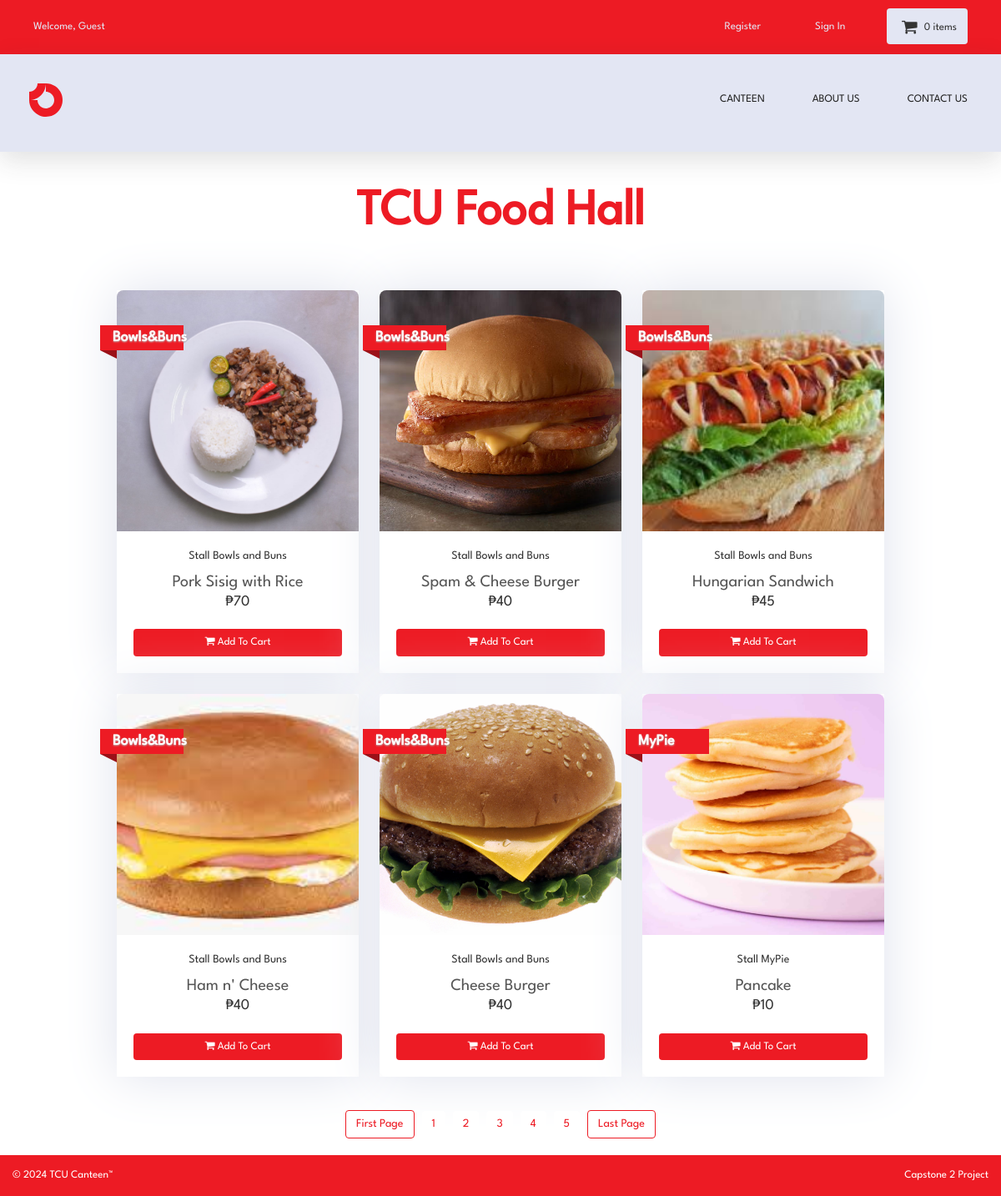
The page /shop.php on the database its author committed.
### tables this page shows
CREATE TABLE `products` (
  `product_id` int(10) NOT NULL,
  `p_cat_id` int(10) NOT NULL,
  `cat_id` int(10) NOT NULL,
  `manufacturer_id` int(10) NOT NULL,
  `date` timestamp NOT NULL DEFAULT current_timestamp() ON UPDATE current_timestamp(),
  `product_title` text NOT NULL,
  `product_url` text NOT NULL,
  `product_img1` text NOT NULL,
  `product_img2` text NOT NULL,
  `product_img3` text NOT NULL,
  `product_price` int(10) NOT NULL,
  `product_psp_price` int(100) NOT NULL,
  `product_desc` text NOT NULL,
  `product_keywords` text NOT NULL,
  `product_label` text NOT NULL,
  `status` varchar(255) NOT NULL
);

CREATE TABLE `manufacturers` (
  `manufacturer_id` int(10) NOT NULL,
  `manufacturer_title` text NOT NULL,
  `contact` bigint(11) NOT NULL
);

### functions/functions.php (the view, shortened to what this page needs)
<?php
$db = mysqli_connect("localhost","root","","tcu_canteen");
function getRealUserIp(){
    switch(true){
        default : return $_SERVER['REMOTE_ADDR'];
    }
}
function items(){
    global $db;
    $ip_add = getRealUserIp();
    $get_items = "select * from cart where ip_add='$ip_add'";
    $run_items = mysqli_query($db,$get_items);
    $count_items = mysqli_num_rows($run_items);
    echo $count_items;
}
function getProducts(){
    global $db;
    $aWhere = array();
    $per_page=6;
    if(isset($_GET['page'])){
        $page = $_GET['page'];
    } else {
        $page=1;
    }
    $start_from = ($page-1) * $per_page ;
    $sLimit = " order by 1 DESC LIMIT $start_from,$per_page";
    $sWhere = (count($aWhere)>0?' WHERE '.implode(' or ',$aWhere):'').$sLimit;
    $get_products = "select * from products  ".$sWhere;
    $run_products = mysqli_query($db,$get_products);
    while($row_products=mysqli_fetch_array($run_products)){
        $pro_title = $row_products['product_title'];
        $pro_price = $row_products['product_price'];
        $pro_img1 = $row_products['product_img1'];
        $pro_label = $row_products['product_label'];
        $manufacturer_id = $row_products['manufacturer_id'];
        $get_manufacturer = "select * from manufacturers where manufacturer_id='$manufacturer_id'";
        $run_manufacturer = mysqli_query($db,$get_manufacturer);
        $row_manufacturer = mysqli_fetch_array($run_manufacturer);
        $manufacturer_name = $row_manufacturer['manufacturer_title'];
        $pro_psp_price = $row_products['product_psp_price'];
        $pro_url = $row_products['product_url'];
        if($pro_label == "Sale" or $pro_label == "Gift"){
            $product_price = "<del> ₱$pro_price</del>";
            $product_psp_price = " | ₱$pro_psp_price";
        }
        else{
            $product_psp_price = "";
            $product_price = "₱$pro_price";
        }
        if($pro_label == ""){ }
        else{
            $product_label = "
            <a class='label sale' href='#' style='color:black;'>
                <div class='thelabel'>$pro_label</div>
                <div class='label-background'> </div>
            </a>
            ";
        }
        echo "
        <div class='col-md-4 col-sm-6 single' >
            <div class='product' >
                <a href='$pro_url' >
                    <img src='./admin/product_images/food/$pro_img1' class='img-responsive' >
                </a>
                <div class='text'>
                    <p class='manufacturer_name'>$manufacturer_name </p>
                    <div class='product_details'>
                        <h3><a href='$pro_url' >$pro_title</a></h3>
                        <p class='price' > $product_price $product_psp_price </p>
                    </div>
                    <p class='buttons' >
                        <a href='$pro_url' class='btn add_cart'>
                            <i class='fa fa-shopping-cart'></i> Add To Cart
                        </a>
                    </p>
                </div>
                $product_label
            </div>
        </div>
        ";
    }
}
function getPaginator(){
    $per_page = 6;
    global $db;
    $aWhere = array();
    $aPath = '';
    $sWhere = (count($aWhere)>0?' WHERE '.implode(' or ',$aWhere):'');
    $query = "select * from products ".$sWhere;
    $result = mysqli_query($db,$query);
    $total_records = mysqli_num_rows($result);
    $total_pages = ceil($total_records / $per_page);
    echo "<li><a href='shop.php?page=1";
    if(!empty($aPath)){ echo "&".$aPath; }
    echo "' >".'First Page'."</a></li>";
    for ($i=1; $i<=$total_pages; $i++){
        echo "<li><a href='shop.php?page=".$i.(!empty($aPath)?'&'.$aPath:'')."' >".$i."</a></li>";
    };
    echo "<li><a href='shop.php?page=$total_pages";
    if(!empty($aPath)){ echo "&".$aPath; }
    echo "' >".'Last Page'."</a></li>";
}
?>

### includes/header.php (shortened to what this page needs)
<!DOCTYPE html>
<html lang="en">
<head>
  <link href="styles/bootstrap.min.css" rel="stylesheet">
  <link href="styles/backend.css" rel="stylesheet">
  <link href="styles/style.css" rel="stylesheet">
  <link href="styles/login.css" rel="stylesheet">
  <link href="styles/products.css" rel="stylesheet">
  <link href="styles/cart.css" rel="stylesheet">
  <link href="styles/product_details.css" rel="stylesheet">
  <link href="styles/register_form.css" rel="stylesheet">
  <link href="styles/pagination.css" rel="stylesheet">
  <link href="styles/payment.css" rel="stylesheet">
  <link href="styles/confirm.css" rel="stylesheet">
  <link href="styles/forgot_pass.css" rel="stylesheet">
  <link href="styles/contact.css" rel="stylesheet">
  <link href="styles/about.css" rel="stylesheet">
  <link href="font-awesome/css/font-awesome.min.css" rel="stylesheet">

### includes/main.php
</head>
<body>
  <header class="page-header">
    <div class="page-header__topline">
      <div class="container clearfix">
        <div class="currency">
          <a class="currency__change" href="customer/my_account.php?my_orders">
            <?php
          if(!isset($_SESSION['customer_email'])){
          echo "Welcome,  Guest";
          }
          else
          {
              echo "Welcome,  " . $_SESSION['customer_email'] . "";
            }
?>
          </a>
        </div>
        <div class="basket">
          <a href="cart.php" class="btn btn--basket">
            <i class="icon-basket"></i>
            <?php items(); ?> items
          </a>
        </div>
        <ul class="login">
          <li class="login__item">
            <?php
              if(!isset($_SESSION['customer_email'])){
              echo '<a href="customer_register.php" class="login__link">Register</a>';
            }
              else
              {
                  echo '<a href="customer/my_account.php?my_orders" class="login__link">My Account</a>';
              }
            ?>
          </li>
          <li class="login__item">
            <?php
            if(!isset($_SESSION['customer_email'])){
              echo '<a href="checkout.php" class="login__link">Sign In</a>';
            }
              else
              {
                  echo '<a href="./logout.php" class="login__link">Logout</a>';
              }
            ?>
          </li>
        </ul>
      </div>
    </div>
    <div class="page-header__bottomline" style="width: 100%;">
      <div class="container clearfix">
        <div class="logo" style="margin: 1.5rem;">
          <a class="logo__link" href="index.php">
            <img class="logo__img" src="images/tcu-canteen-logo.svg" alt="TCU Canteen">
          </a>
        </div>
        <nav class="main-nav">
          <ul class="categories">
            <li class="categories__item">
              <a class="categories__link categories__link" href="shop.php">
                Canteen
              </a>
            </li>
            <li class="categories__item">
              <a class="categories__link" href="about.php">
                About us
              </a>
            </li>
            <li class="categories__item">
              <a class="categories__link" href="contact.php">
                Contact Us
              </a>
            </li>
          </ul>
        </nav>
      </div>
    </div>
  </header>

### shop.php (shortened to what this page needs)
<?php
include("includes/header.php");
include("functions/functions.php");
include("includes/main.php");
?>
<div id="content">
  <div class="container">
    <div class="header">
      <h1>TCU Food Hall</h1>
    </div>
    <div class="product_container">
      <?php getProducts(); ?>
    </div>
    <center>
      <ul class="pagination">
        <?php getPaginator(); ?>
      </ul>
    </center>
  </div>
</div>
<?php
include("includes/footer.php");
?>
</body>
</html>

### includes/footer.php
<footer class="footer_container">
  <div class="footer">
    <p class="copyright">
      &copy; <?php echo date("Y");?> TCU Canteen&trade;
    </p>
    <p class="group">Capstone 2 Project</p>
  </div>
</footer>

### styles/backend.css (style rules this page uses)
html { font-family: 'League Spartan', Helvetica, Arial, sans-serif; line-height: 1.15; -ms-text-size-adjust: 100%; -webkit-text-size-adjust: 100%; }
body { position: relative; margin: 0; font-family: 'LeagueSpartan-Regular', Helvetica, Arial, sans-serif; }
article, aside, footer, header, nav, section { display: block; }
h1 { font-size: 2em; margin: 0.67em 0; }
a { background-color: transparent; -webkit-text-decoration-skip: objects; }
img { border-style: none; }
.clearfix:after { content: ''; display: table; clear: both; }
[class*=' icon-']:before, [class^='icon-']:before { font-family: fontello; font-style: normal; font-weight: 400; display: inline-block; text-decoration: inherit; width: 1em; margin-right: 0.2em; text-align: center; font-variant: normal; text-transform: none; line-height: 1em; margin-left: 0.2em; -webkit-font-smoothing: antialiased; -moz-osx-font-smoothing: grayscale; }
.icon-basket:before { content: '\e806'; }
html { box-sizing: border-box; }
body { min-width: 1190px; font-family: League Spartan, sans-serif; font-weight: 400; background-color: white; }
.container { width: 100%; margin: 0 auto; }
img { max-width: 100%; height: auto; }
.page-header__topline { background-color: #ed1b24 !important; padding: 1rem 4rem; }
.page-header__topline .currency { float: left; min-width: 120px; }
.page-header__topline .currency__change { display: block; color: #e3e6f3; font-size: 13px; line-height: 45px; text-decoration: none; -webkit-transition: color 0.3s; transition: color 0.3s; }
.page-header__topline .login { float: right; min-width: 135px; margin: 0; padding: 0; margin-right: 35px; list-style: none; font-size: 0; }
.page-header__topline .login__item { display: inline-block; vertical-align: top; margin-right: 35px; }
.page-header__topline .login__item:last-child { margin-right: 0; }
.page-header__topline .login__link { display: block; font-size: 13px; color: #e3e6f3; padding-inline: 1.5rem; border-radius: 0.5rem; line-height: 45px; text-decoration: none; -webkit-transition: color 0.3s; transition: color 0.3s; }
.page-header__topline .basket { float: right; }
.page-header__bottomline { background-color: #e3e6f3; box-shadow: 0 10px 30px #33333325; }
.page-header__bottomline .logo { float: left; }
.page-header__bottomline .logo__link { padding: 2rem; display: block; }
.page-header__bottomline .main-nav { margin-right: 4rem; float: right; }
.page-header__bottomline .main-nav .categories { margin: 0; padding: 0; list-style: none; font-size: 0; }
.page-header__bottomline .main-nav .categories__item { position: relative; display: inline-block; vertical-align: top; margin-right: 57px; }
.page-header__bottomline .main-nav .categories__item:last-child { margin-right: 0; }
.page-header__bottomline .main-nav .categories__link { position: relative; display: block; padding-top: 45px; padding-bottom: 53px; font-size: 13px; color: #222; text-transform: uppercase; text-decoration: none; -webkit-transition: color 0.3s; transition: color 0.3s; }
.footer_container .footer { width: 100%; display: flex; align-items: center; justify-content: space-between; padding: 15px; font-size: 13px; color: white; background-color: #ed1b24; }
.footer_container .footer p { margin: 0; }
.btn { font-size: 13px; text-decoration: none; -webkit-transition: 0.3s; transition: 0.3s; }
.btn--basket { color: #333; background-color: #e3e6f3; -webkit-transition: background-color 0.3s; transition: background-color 0.3s; }
.btn--basket .icon-basket { position: relative; top: 3px; font-size: 20px; }
.product .label { position: absolute; top: 0; left: 0; }

### styles/product_details.css (style rules this page uses)
.label.sale { left: 0; }

### styles/pagination.css (style rules this page uses)
.pagination { display: flex; align-items: center; justify-content: center; gap: 1rem; }
.pagination li a { border: 0; outline: 0; border-radius: 4px; color: #ed1b24; }
.pagination li:first-child a, .pagination li:last-child a { border: 1px solid #ed1b24; }

### rows shown on the page
products: product_img1 (picture), manufacturer.manufacturer_title "Stall Bowls and Buns", product_title "Pork Sisig with Rice", product_price "₱70", product_label "Bowls&Buns"
products: product_img1 (picture), manufacturer.manufacturer_title "Stall Bowls and Buns", product_title "Spam & Cheese Burger", product_price "₱40", product_label "Bowls&Buns"
products: product_img1 (picture), manufacturer.manufacturer_title "Stall Bowls and Buns", product_title "Hungarian Sandwich", product_price "₱45", product_label "Bowls&Buns"
products: product_img1 (picture), manufacturer.manufacturer_title "Stall Bowls and Buns", product_title "Ham n' Cheese", product_price "₱40", product_label "Bowls&Buns"
products: product_img1 (picture), manufacturer.manufacturer_title "Stall Bowls and Buns", product_title "Cheese Burger", product_price "₱40", product_label "Bowls&Buns"
products: product_img1 (picture), manufacturer.manufacturer_title "Stall MyPie", product_title "Pancake", product_price "₱10", product_label "MyPie"

### other values the page prints
$count_items "0"
